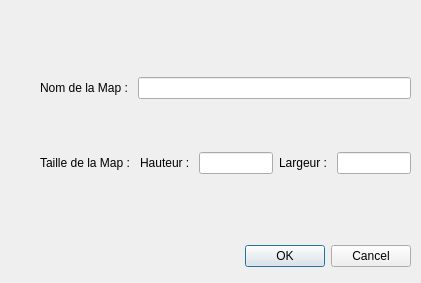
<?xml version="1.0" encoding="UTF-8"?>
<ui version="4.0">
 <class>QuNewMapForm</class>
 <widget class="QDialog" name="QuNewMapForm">
  <property name="geometry">
   <rect>
    <x>0</x>
    <y>0</y>
    <width>421</width>
    <height>283</height>
   </rect>
  </property>
  <property name="windowTitle">
   <string>Dialog</string>
  </property>
  <widget class="QDialogButtonBox" name="buttonBox">
   <property name="geometry">
    <rect>
     <x>70</x>
     <y>240</y>
     <width>341</width>
     <height>32</height>
    </rect>
   </property>
   <property name="orientation">
    <enum>Qt::Horizontal</enum>
   </property>
   <property name="standardButtons">
    <set>QDialogButtonBox::Cancel|QDialogButtonBox::Ok</set>
   </property>
  </widget>
  <widget class="QWidget" name="verticalLayoutWidget">
   <property name="geometry">
    <rect>
     <x>40</x>
     <y>30</y>
     <width>371</width>
     <height>191</height>
    </rect>
   </property>
   <layout class="QVBoxLayout" name="verticalLayout">
    <item>
     <layout class="QHBoxLayout" name="horizontalLayout_2">
      <item>
       <widget class="QLabel" name="mapNameLabel">
        <property name="text">
         <string>Nom de la Map : </string>
        </property>
       </widget>
      </item>
      <item>
       <widget class="QLineEdit" name="mapName"/>
      </item>
     </layout>
    </item>
    <item>
     <layout class="QHBoxLayout" name="horizontalLayout">
      <item>
       <widget class="QLabel" name="label">
        <property name="text">
         <string>Taille de la Map : </string>
        </property>
       </widget>
      </item>
      <item>
       <widget class="QLabel" name="label_3">
        <property name="text">
         <string>Hauteur : </string>
        </property>
       </widget>
      </item>
      <item>
       <widget class="QLineEdit" name="height"/>
      </item>
      <item>
       <widget class="QLabel" name="label_2">
        <property name="text">
         <string>Largeur : </string>
        </property>
       </widget>
      </item>
      <item>
       <widget class="QLineEdit" name="width"/>
      </item>
     </layout>
    </item>
   </layout>
  </widget>
 </widget>
 <resources/>
 <connections>
  <connection>
   <sender>buttonBox</sender>
   <signal>accepted()</signal>
   <receiver>QuNewMapForm</receiver>
   <slot>accept()</slot>
   <hints>
    <hint type="sourcelabel">
     <x>248</x>
     <y>254</y>
    </hint>
    <hint type="destinationlabel">
     <x>157</x>
     <y>274</y>
    </hint>
   </hints>
  </connection>
  <connection>
   <sender>buttonBox</sender>
   <signal>rejected()</signal>
   <receiver>QuNewMapForm</receiver>
   <slot>reject()</slot>
   <hints>
    <hint type="sourcelabel">
     <x>316</x>
     <y>260</y>
    </hint>
    <hint type="destinationlabel">
     <x>286</x>
     <y>274</y>
    </hint>
   </hints>
  </connection>
 </connections>
</ui>
